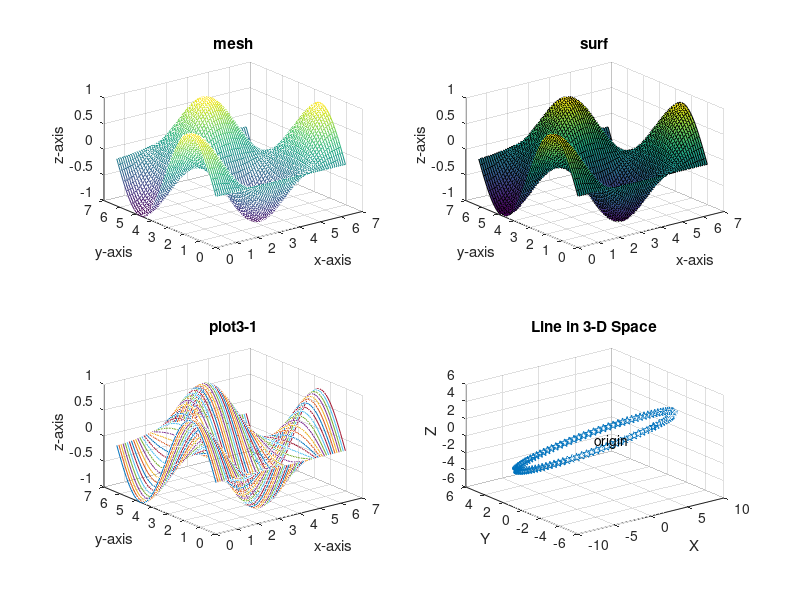

MATLAB code for this plot:
% x=0:0.35:7;
% y=2*exp(-0.5*x);
% subplot(2,2,1);bar(x,y,'g');title('bar(x,y,''g'')');axis([0, 7, 0 ,2]);
% subplot(2,2,2);fill(x,y,'r');title('fill(x,y,''r'')');axis([0, 7, 0 ,2]);
% subplot(2,2,3);stairs(x,y,'b');title('stairs(x,y,''b'')');axis([0, 7, 0 ,2]);
% subplot(2,2,4);stem(x,y,'k');title('stem(x,y,''k'')');axis([0, 7, 0 ,2]);

% %极坐标方程
% theta=0:0.01:2*pi;
% rho=sin(3*theta).*cos(5*theta);
% figure
% polar(theta,rho,'r');

%program 1
x=0:0.1:2*pi;
[x,y]=meshgrid(x);
z=sin(y).*cos(x);
subplot(2,2,1);
mesh(x,y,z);
xlabel('x-axis'),ylabel('y-axis'),zlabel('z-axis');
title('mesh'); 

%program 2
x=0:0.1:2*pi;
subplot(2,2,2);
[x,y]=meshgrid(x);
z=sin(y).*cos(x);
surf(x,y,z);
xlabel('x-axis'),ylabel('y-axis'),zlabel('z-axis');
title('surf');

%program 3
x=0:0.1:2*pi;
subplot(2,2,3);
[x,y]=meshgrid(x);
z=sin(y).*cos(x);
plot3(x,y,z);
xlabel('x-axis'),ylabel('y-axis'),zlabel('z-axis');
title('plot3-1');grid;

%三维图形
t=0:pi/50:2*pi;
x=8*cos(t);
y=4*sqrt(2)*sin(t);
z=-4*sqrt(2)*sin(t);
subplot(2,2,4);
%figure
plot3(x,y,z,'p');
title('Line in 3-D Space');
text(0,0,0,'origin');
xlabel('X');ylabel('Y');zlabel('Z');
grid;

